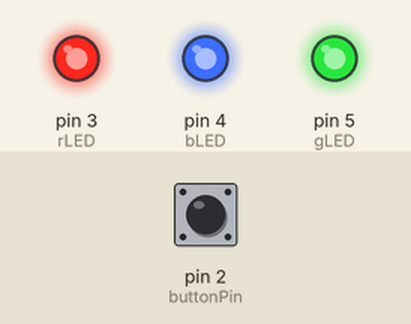
Simulated run of this sketch. Board: Arduino Uno, built with avr-gcc and run on an emulated ATmega328P. Shown: output pins drawn as LEDs (lit = HIGH). The inputs (shaded band) are chosen by the test bench; at power-on: pin 2 (buttonPin) HIGH.

Above: at 1.2 s.
1.3 s: pin 2 (buttonPin) pulled LOW for 1 s
At 3.6 s:
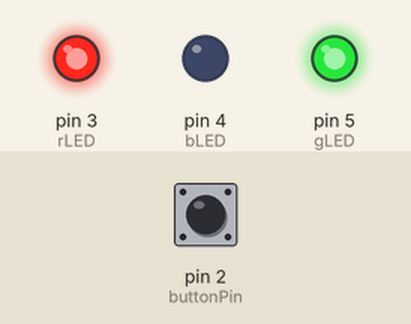
4.3 s: pin 2 (buttonPin) pulled LOW for 0.15 s
At 5.3 s:
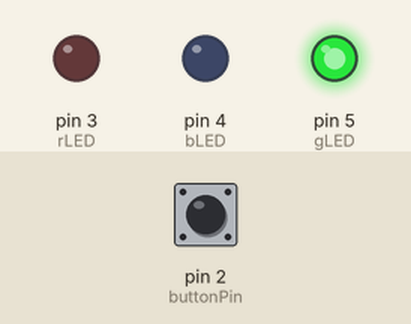
6.0 s: pin 2 (buttonPin) pulled LOW for 3.2 s
At 6.4 s:
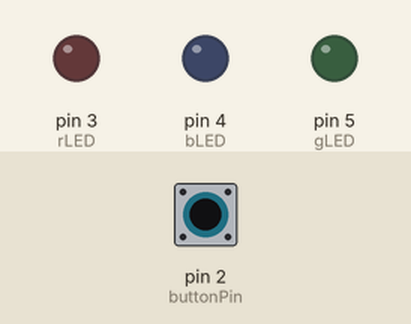
Timing chart, 0 to 10.7 s (numbered marks = the images above; inputs shaded):
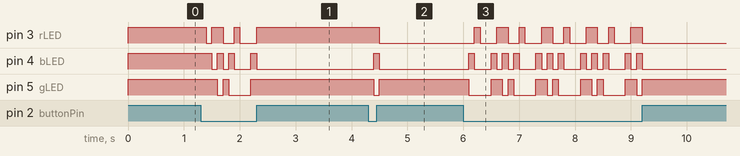

The sketch:

1001.ino
```cpp
const int buttonPin=2;
const int rLED=3;
const int bLED=4;
const int gLED=5;

int state=0;
int ledcolor=0;

void setup() {
  // put your setup code here, to run once:
  pinMode(buttonPin,INPUT);
  pinMode(rLED,OUTPUT);
  pinMode(bLED,OUTPUT);
  pinMode(gLED,OUTPUT);

}

void loop() {
  // put your main code here, to run repeatedly:
  state=digitalRead(buttonPin);
  if(state==0){
    ledcolor = ledcolor + 1;
    delay(100);
  }
  if(ledcolor==0){
    digitalWrite(rLED,1);
    digitalWrite(bLED,1);
    digitalWrite(gLED,1);
  }
  else if(ledcolor==1){
    digitalWrite(rLED,0);
    digitalWrite(bLED,1);
    digitalWrite(gLED,1);
  }
  else if(ledcolor==2){
    digitalWrite(rLED,1);
    digitalWrite(bLED,0);
    digitalWrite(gLED,1);
  }
  else if(ledcolor==3){
    digitalWrite(rLED,1);
    digitalWrite(bLED,1);
    digitalWrite(gLED,0);
  }
  else if(ledcolor==4){
    digitalWrite(rLED,0);
    digitalWrite(bLED,0);
    digitalWrite(gLED,1);
  }
  else if(ledcolor==5){
    digitalWrite(rLED,0);
    digitalWrite(bLED,1);
    digitalWrite(gLED,0);
  }
  else if(ledcolor==6){
    digitalWrite(rLED,1);
    digitalWrite(bLED,0);
    digitalWrite(gLED,0);
  }
  else if(ledcolor==7){
    digitalWrite(rLED,0);
    digitalWrite(bLED,0);
    digitalWrite(gLED,0);
  }
  else if(ledcolor==8){
    ledcolor=0;
  }
}
```

Measured:
- after the input at 1.3 s, pin 3 (rLED): goes LOW 0.10 s, HIGH 0.20 s, LOW 0.20 s, HIGH 0.10 s, LOW 0.30 s, then HIGH, starting after 0.10 s; pin 4 (bLED): goes LOW 0.10 s, HIGH 0.10 s, LOW 0.10 s, HIGH 0.10 s, LOW 0.30 s, HIGH 0.10 s, then LOW, starting after 0.20 s
- after the input at 4.3 s, pin 3 (rLED): HIGH → LOW after 0.20 s; pin 4 (bLED): LOW → HIGH after 0.10 s, → LOW 0.10 s later; pin 5 (gLED): HIGH → LOW after 0.10 s, → HIGH 0.10 s later
- after the input at 6.0 s, pin 3 (rLED): LOW → HIGH after 0.20 s, then repeats every 0.80 s: LOW 0.30 s, HIGH 0.20 s, LOW 0.20 s, HIGH 0.10 s, until it stays LOW from 9.2 s; pin 4 (bLED): LOW → HIGH after 0.10 s, then repeats every 0.80 s: LOW 0.30 s, 2 × (HIGH 0.10 s, LOW 0.10 s), HIGH 0.10 s, until it stays LOW from 9.2 s
